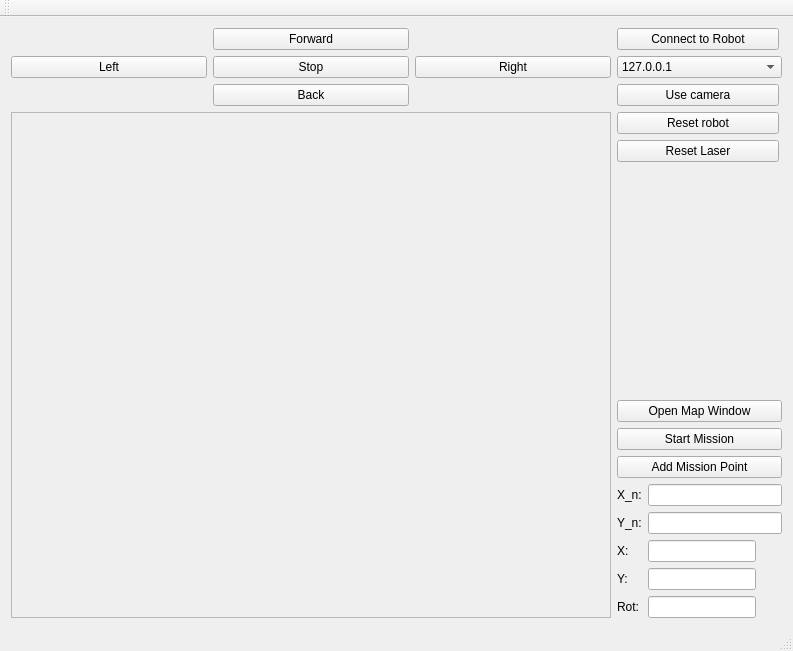
<?xml version="1.0" encoding="UTF-8"?>
<ui version="4.0">
 <class>MainWindow</class>
 <widget class="QMainWindow" name="MainWindow">
  <property name="geometry">
   <rect>
    <x>0</x>
    <y>0</y>
    <width>793</width>
    <height>651</height>
   </rect>
  </property>
  <property name="windowTitle">
   <string>MainWindow</string>
  </property>
  <widget class="QWidget" name="centralWidget">
   <layout class="QGridLayout" name="gridLayout">
    <item row="2" column="0">
     <widget class="QFrame" name="frame">
      <property name="sizePolicy">
       <sizepolicy hsizetype="MinimumExpanding" vsizetype="Expanding">
        <horstretch>0</horstretch>
        <verstretch>0</verstretch>
       </sizepolicy>
      </property>
      <property name="minimumSize">
       <size>
        <width>600</width>
        <height>450</height>
       </size>
      </property>
      <property name="frameShape">
       <enum>QFrame::StyledPanel</enum>
      </property>
      <property name="frameShadow">
       <enum>QFrame::Raised</enum>
      </property>
     </widget>
    </item>
    <item row="1" column="1">
     <layout class="QVBoxLayout" name="verticalLayout">
      <item>
       <widget class="QPushButton" name="startButton">
        <property name="sizePolicy">
         <sizepolicy hsizetype="Fixed" vsizetype="Fixed">
          <horstretch>0</horstretch>
          <verstretch>0</verstretch>
         </sizepolicy>
        </property>
        <property name="minimumSize">
         <size>
          <width>162</width>
          <height>0</height>
         </size>
        </property>
        <property name="text">
         <string>Connect to Robot</string>
        </property>
       </widget>
      </item>
      <item>
       <widget class="QComboBox" name="comboBox">
        <item>
         <property name="text">
          <string>127.0.0.1</string>
         </property>
        </item>
        <item>
         <property name="text">
          <string>192.168.1.11</string>
         </property>
        </item>
        <item>
         <property name="text">
          <string>192.168.1.12</string>
         </property>
        </item>
        <item>
         <property name="text">
          <string>192.168.1.13</string>
         </property>
        </item>
        <item>
         <property name="text">
          <string>192.168.1.14</string>
         </property>
        </item>
        <item>
         <property name="text">
          <string>192.168.1.15</string>
         </property>
        </item>
       </widget>
      </item>
      <item>
       <widget class="QPushButton" name="pushButton">
        <property name="sizePolicy">
         <sizepolicy hsizetype="Fixed" vsizetype="Fixed">
          <horstretch>0</horstretch>
          <verstretch>0</verstretch>
         </sizepolicy>
        </property>
        <property name="minimumSize">
         <size>
          <width>162</width>
          <height>0</height>
         </size>
        </property>
        <property name="text">
         <string>Use camera</string>
        </property>
       </widget>
      </item>
     </layout>
    </item>
    <item row="1" column="0">
     <layout class="QGridLayout" name="gridLayout_2">
      <item row="1" column="2">
       <widget class="QPushButton" name="pushButton_5">
        <property name="sizePolicy">
         <sizepolicy hsizetype="Expanding" vsizetype="Fixed">
          <horstretch>0</horstretch>
          <verstretch>0</verstretch>
         </sizepolicy>
        </property>
        <property name="text">
         <string>Right</string>
        </property>
       </widget>
      </item>
      <item row="0" column="1">
       <widget class="QPushButton" name="pushButton_2">
        <property name="sizePolicy">
         <sizepolicy hsizetype="Expanding" vsizetype="Fixed">
          <horstretch>0</horstretch>
          <verstretch>0</verstretch>
         </sizepolicy>
        </property>
        <property name="text">
         <string>Forward</string>
        </property>
       </widget>
      </item>
      <item row="1" column="0">
       <widget class="QPushButton" name="pushButton_6">
        <property name="sizePolicy">
         <sizepolicy hsizetype="Expanding" vsizetype="Fixed">
          <horstretch>0</horstretch>
          <verstretch>0</verstretch>
         </sizepolicy>
        </property>
        <property name="text">
         <string>Left</string>
        </property>
       </widget>
      </item>
      <item row="2" column="1">
       <widget class="QPushButton" name="pushButton_3">
        <property name="sizePolicy">
         <sizepolicy hsizetype="Expanding" vsizetype="Fixed">
          <horstretch>0</horstretch>
          <verstretch>0</verstretch>
         </sizepolicy>
        </property>
        <property name="text">
         <string>Back</string>
        </property>
       </widget>
      </item>
      <item row="1" column="1">
       <widget class="QPushButton" name="pushButton_4">
        <property name="sizePolicy">
         <sizepolicy hsizetype="Expanding" vsizetype="Fixed">
          <horstretch>0</horstretch>
          <verstretch>0</verstretch>
         </sizepolicy>
        </property>
        <property name="text">
         <string>Stop</string>
        </property>
       </widget>
      </item>
     </layout>
    </item>
    <item row="2" column="1">
     <layout class="QVBoxLayout" name="verticalLayout_2">
      <item>
       <widget class="QPushButton" name="pushButton_8">
        <property name="sizePolicy">
         <sizepolicy hsizetype="Fixed" vsizetype="Fixed">
          <horstretch>0</horstretch>
          <verstretch>0</verstretch>
         </sizepolicy>
        </property>
        <property name="minimumSize">
         <size>
          <width>162</width>
          <height>0</height>
         </size>
        </property>
        <property name="text">
         <string>Reset robot</string>
        </property>
       </widget>
      </item>
      <item>
       <widget class="QPushButton" name="pushButton_7">
        <property name="sizePolicy">
         <sizepolicy hsizetype="Fixed" vsizetype="Fixed">
          <horstretch>0</horstretch>
          <verstretch>0</verstretch>
         </sizepolicy>
        </property>
        <property name="minimumSize">
         <size>
          <width>162</width>
          <height>0</height>
         </size>
        </property>
        <property name="text">
         <string>Reset Laser</string>
        </property>
       </widget>
      </item>
      <item>
       <spacer name="verticalSpacer">
        <property name="orientation">
         <enum>Qt::Vertical</enum>
        </property>
        <property name="sizeHint" stdset="0">
         <size>
          <width>20</width>
          <height>40</height>
         </size>
        </property>
       </spacer>
      </item>
      <item>
       <widget class="QPushButton" name="pushButton_10">
        <property name="text">
         <string>Open Map Window</string>
        </property>
       </widget>
      </item>
      <item>
       <widget class="QPushButton" name="startMissionButton">
        <property name="text">
         <string>Start Mission</string>
        </property>
       </widget>
      </item>
      <item>
       <widget class="QPushButton" name="pushButton_9">
        <property name="text">
         <string>Add Mission Point</string>
        </property>
       </widget>
      </item>
      <item>
       <layout class="QGridLayout" name="gridLayout_3">
        <item row="4" column="0">
         <widget class="QLabel" name="label_2">
          <property name="text">
           <string>Y:</string>
          </property>
         </widget>
        </item>
        <item row="3" column="1">
         <widget class="QLineEdit" name="lineEdit_2">
          <property name="sizePolicy">
           <sizepolicy hsizetype="Fixed" vsizetype="Fixed">
            <horstretch>0</horstretch>
            <verstretch>0</verstretch>
           </sizepolicy>
          </property>
          <property name="focusPolicy">
           <enum>Qt::NoFocus</enum>
          </property>
          <property name="readOnly">
           <bool>true</bool>
          </property>
         </widget>
        </item>
        <item row="5" column="1">
         <widget class="QLineEdit" name="lineEdit_4">
          <property name="sizePolicy">
           <sizepolicy hsizetype="Fixed" vsizetype="Fixed">
            <horstretch>0</horstretch>
            <verstretch>0</verstretch>
           </sizepolicy>
          </property>
          <property name="focusPolicy">
           <enum>Qt::NoFocus</enum>
          </property>
          <property name="readOnly">
           <bool>true</bool>
          </property>
         </widget>
        </item>
        <item row="2" column="1">
         <widget class="QLineEdit" name="yn"/>
        </item>
        <item row="1" column="1">
         <widget class="QLineEdit" name="xn"/>
        </item>
        <item row="4" column="1">
         <widget class="QLineEdit" name="lineEdit_3">
          <property name="sizePolicy">
           <sizepolicy hsizetype="Fixed" vsizetype="Fixed">
            <horstretch>0</horstretch>
            <verstretch>0</verstretch>
           </sizepolicy>
          </property>
          <property name="focusPolicy">
           <enum>Qt::NoFocus</enum>
          </property>
          <property name="readOnly">
           <bool>true</bool>
          </property>
         </widget>
        </item>
        <item row="2" column="0">
         <widget class="QLabel" name="label_4">
          <property name="text">
           <string>Y_n:</string>
          </property>
         </widget>
        </item>
        <item row="5" column="0">
         <widget class="QLabel" name="label_3">
          <property name="text">
           <string>Rot:</string>
          </property>
         </widget>
        </item>
        <item row="1" column="0">
         <widget class="QLabel" name="label_5">
          <property name="text">
           <string>X_n:</string>
          </property>
         </widget>
        </item>
        <item row="3" column="0">
         <widget class="QLabel" name="label">
          <property name="text">
           <string>X:</string>
          </property>
         </widget>
        </item>
       </layout>
      </item>
     </layout>
    </item>
   </layout>
  </widget>
  <widget class="QMenuBar" name="menuBar">
   <property name="geometry">
    <rect>
     <x>0</x>
     <y>0</y>
     <width>793</width>
     <height>25</height>
    </rect>
   </property>
  </widget>
  <widget class="QToolBar" name="mainToolBar">
   <attribute name="toolBarArea">
    <enum>TopToolBarArea</enum>
   </attribute>
   <attribute name="toolBarBreak">
    <bool>false</bool>
   </attribute>
  </widget>
  <widget class="QStatusBar" name="statusBar"/>
 </widget>
 <layoutdefault spacing="6" margin="11"/>
 <resources/>
 <connections/>
</ui>
